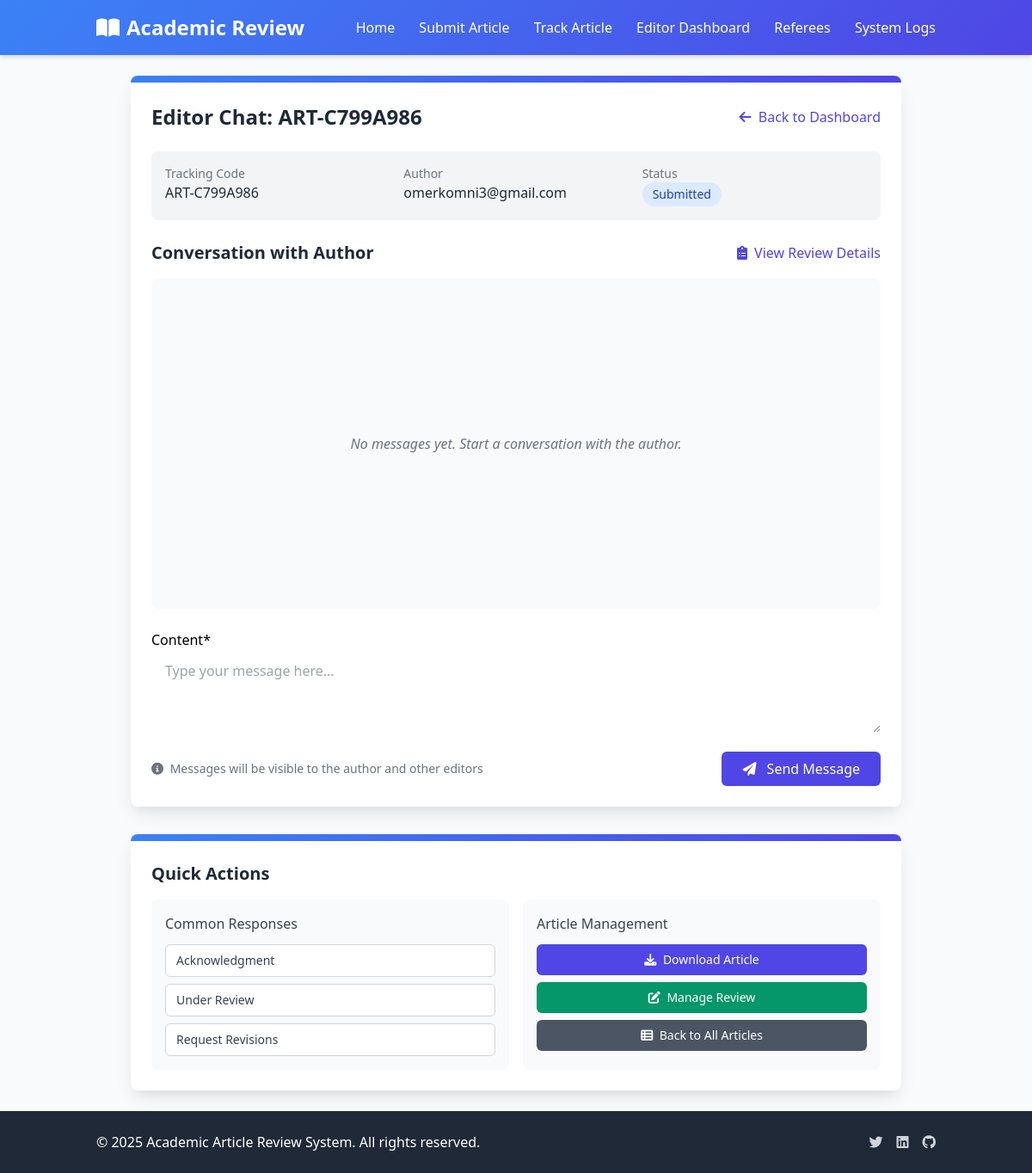
/editor/chat/21/, run on the app's committed database.
### articles/models.py (models this page shows, shortened)
class Article(models.Model):
    STATUS_CHOICES = (
        ('submitted', 'Submitted'),
        ('under_review', 'Under Review'),
        ('revision_required', 'Revision Required'),
        ('accepted', 'Accepted'),
        ('rejected', 'Rejected'),
    )
    title = models.CharField(max_length=255, null=True, blank=True)
    tracking_code = models.CharField(max_length=20, unique=True, editable=False)
    email = models.EmailField()
    file = models.FileField(upload_to='articles/')
    anonymized_file = models.FileField(upload_to='anonymized_articles/', null=True, blank=True)
    status = models.CharField(max_length=50, choices=STATUS_CHOICES, default='submitted')
    submission_date = models.DateTimeField(auto_now_add=True)
    last_updated = models.DateTimeField(auto_now=True)
    referee = models.ForeignKey('Referee', on_delete=models.SET_NULL, null=True, blank=True, related_name='assigned_articles')
    extracted_authors = models.TextField(blank=True, null=True, help_text="Automatically extracted author names")
    extracted_institutions = models.TextField(blank=True, null=True, help_text="Automatically extracted institutions")
    extracted_keywords = models.TextField(blank=True, null=True, help_text="Automatically extracted keywords")
    extracted_emails = models.TextField(blank=True, null=True, help_text="Automatically extracted email addresses")
    anonymization_map = models.TextField(blank=True, null=True, help_text="JSON mapping of original text to encrypted text")
    anonymization_key = models.CharField(max_length=128, blank=True, null=True, help_text="Encryption key for anonymization")
    is_anonymized = models.BooleanField(default=False, help_text="Whether the article has been anonymized")
    def get_status_display(self):
        for status_code, status_name in self.STATUS_CHOICES:
            if self.status == status_code:
                return status_name
        return self.status  # Fallback to the code if no match

### articles/views.py (the view)
# urls.py: path('editor/chat/<int:article_id>/', views.editor_chat, name='editor_chat'),
def editor_chat(request, article_id):
    article = get_object_or_404(Article, id=article_id)
    messages_list = article.messages.order_by('timestamp')
    if request.method == 'POST':
        form = ChatMessageForm(request.POST)
        if form.is_valid():
            message = form.save(commit=False)
            message.article = article
            message.sender_user = User.objects.get(email="editor1@test.com")
            message.save()
            subject = f'New Message on Article: {article.tracking_code}'
            message = f"""
            Dear Author,

            You have received a new message regarding your article with tracking code {article.tracking_code}.

            Please check your messages at {request.build_absolute_uri(reverse('track_article'))}

            Best regards,
            The Editorial Team
            """
            return redirect('editor_chat', article_id=article.id)
    else:
        form = ChatMessageForm()
    return render(request, 'articles/editor/chat.html', {
        'article': article,
        'chat_messages': messages_list,
        'form': form
    })

### articles/forms.py
class ChatMessageForm(forms.ModelForm):
    class Meta:
        model = ChatMessage
        fields = ['content']
        widgets = {
            'content': forms.Textarea(attrs={
                'class': 'form-textarea px-4 py-3 rounded-md w-full',
                'placeholder': 'Type your message here...',
                'rows': 3
            })
        }

### templates/articles/editor/chat.html (shortened to what this page needs)
{% extends 'articles/base.html' %}
{% load crispy_forms_tags %}
{% block content %}
<div class="max-w-4xl mx-auto">
    <div class="bg-white rounded-lg shadow-card overflow-hidden">
        <div class="gradient-bg h-2"></div>
        <div class="p-6">
            <div class="flex justify-between items-center mb-6">
                <h1 class="text-2xl font-bold text-gray-800">Editor Chat: {{ article.tracking_code }}</h1>
                <a href="{% url 'editor_dashboard' %}" class="text-indigo-600 hover:text-indigo-700">
                    <i class="fas fa-arrow-left mr-1"></i> Back to Dashboard
                </a>
            </div>
            <div class="bg-gray-100 p-4 rounded-lg mb-6">
                <div class="grid grid-cols-1 md:grid-cols-3 gap-4">
                    <div>
                        <p class="text-sm text-gray-500">Tracking Code</p>
                        <p class="font-medium text-gray-800">{{ article.tracking_code }}</p>
                    </div>
                    <div>
                        <p class="text-sm text-gray-500">Author</p>
                        <p class="font-medium text-gray-800">{{ article.email }}</p>
                    </div>
                    <div>
                        <p class="text-sm text-gray-500">Status</p>
                        <span class="inline-flex items-center px-3 py-1 rounded-full text-sm font-medium
                            {% if article.status == 'submitted' %}bg-blue-100 text-blue-800
                            {% elif article.status == 'under_review' %}bg-yellow-100 text-yellow-800
                            {% elif article.status == 'revision_required' %}bg-orange-100 text-orange-800
                            {% elif article.status == 'accepted' %}bg-green-100 text-green-800
                            {% elif article.status == 'rejected' %}bg-red-100 text-red-800{% endif %}">
                            {{ article.get_status_display }}
                        </span>
                    </div>
                </div>
            </div>
            <div class="flex justify-between items-center mb-4">
                <h2 class="text-xl font-semibold text-gray-800">Conversation with Author</h2>
                <a href="{% url 'editor_review' article.id %}" class="text-indigo-600 hover:text-indigo-700">
                    <i class="fas fa-clipboard-list mr-1"></i> View Review Details
                </a>
            </div>
            <div class="bg-gray-50 p-4 rounded-lg mb-6 h-96 overflow-y-auto" id="chat-container">
                {% if chat_messages %}
                    {% for message in chat_messages %}
                    <div class="mb-4 {% if message.sender_user.email == 'editor1@test.com' %}ml-auto max-w-md bg-indigo-100 text-gray-800{% else %}mr-auto max-w-md bg-gray-200 text-gray-800{% endif %} p-3 rounded-lg">
                        <div class="text-xs font-medium mb-1 {% if message.sender_user.email == 'editor1@test.com' %}text-indigo-600{% else %}text-gray-600{% endif %}">
                            {{ message.sender_name }}
                        </div>
                        <div class="text-sm">{{ message.content }}</div>
                        <div class="text-xs text-gray-500 mt-1 text-right">{{ message.timestamp|date:"M d, Y H:i" }}</div>
                    </div>
                    {% endfor %}
                {% else %}
                    <div class="flex items-center justify-center h-full">
                        <p class="text-gray-500 italic">No messages yet. Start a conversation with the author.</p>
                    </div>
                {% endif %}
            </div>
            <form method="post" class="space-y-4" autocomplete="false">
                {{ form|crispy }}
                <div class="flex items-center justify-between">
                    <div class="text-sm text-gray-500">
                        <i class="fas fa-info-circle mr-1"></i> Messages will be visible to the author and other editors
                    </div>
                    <button type="submit" class="bg-indigo-600 hover:bg-indigo-700 text-white px-6 py-2 rounded-md font-medium">
                        <i class="fas fa-paper-plane mr-2"></i> Send Message
                    </button>
                </div>
            </form>
        </div>
    </div>
    <div class="mt-8 bg-white rounded-lg shadow-card overflow-hidden">
        <div class="gradient-bg h-2"></div>
        <div class="p-6">
            <h2 class="text-xl font-semibold text-gray-800 mb-4">Quick Actions</h2>
            <div class="grid grid-cols-1 md:grid-cols-2 gap-4">
                <div class="bg-gray-50 p-4 rounded-lg">
                    <h3 class="font-medium text-gray-700 mb-3">Common Responses</h3>
                    <div class="space-y-2">
                        <button class="w-full text-left px-3 py-2 bg-white border border-gray-300 rounded-md text-sm text-gray-700 hover:bg-gray-50 quick-response" data-message="Thank you for your submission. We are currently reviewing your article and will get back to you soon.">
                            Acknowledgment
                        </button>
                        <button class="w-full text-left px-3 py-2 bg-white border border-gray-300 rounded-md text-sm text-gray-700 hover:bg-gray-50 quick-response" data-message="Your article has been sent to referees for review. This process typically takes 2-4 weeks.">
                            Under Review
                        </button>
                        <button class="w-full text-left px-3 py-2 bg-white border border-gray-300 rounded-md text-sm text-gray-700 hover:bg-gray-50 quick-response" data-message="Based on the referee feedback, we request revisions to your article. Please see the detailed comments and submit a revised version.">
                            Request Revisions
                        </button>
                    </div>
                </div>
                <div class="bg-gray-50 p-4 rounded-lg">
                    <h3 class="font-medium text-gray-700 mb-3">Article Management</h3>
                    <div class="space-y-2">
                        <a href="{% url 'download_article' article.id %}" class="block w-full text-center px-3 py-2 bg-indigo-600 text-white rounded-md text-sm hover:bg-indigo-700">
                            <i class="fas fa-download mr-1"></i> Download Article
                        </a>
                        <a href="{% url 'editor_review' article.id %}" class="block w-full text-center px-3 py-2 bg-green-600 text-white rounded-md text-sm hover:bg-green-700">
                            <i class="fas fa-edit mr-1"></i> Manage Review
                        </a>
                        <a href="{% url 'editor_dashboard' %}" class="block w-full text-center px-3 py-2 bg-gray-600 text-white rounded-md text-sm hover:bg-gray-700">
                            <i class="fas fa-th-list mr-1"></i> Back to All Articles
                        </a>
                    </div>
                </div>
            </div>
        </div>
    </div>
</div>
{% endblock %}

### templates/articles/base.html (style rules this page uses)
.gradient-bg { background: linear-gradient(135deg, #3b82f6 0%, #4f46e5 100%); }
.shadow-card { box-shadow: 0 10px 25px -5px rgba(0, 0, 0, 0.1), 0 10px 10px -5px rgba(0, 0, 0, 0.04); }

### data on the page
Article: tracking_code "ART-C799A986", email "omerkomni3@gmail.com", status "Submitted"
